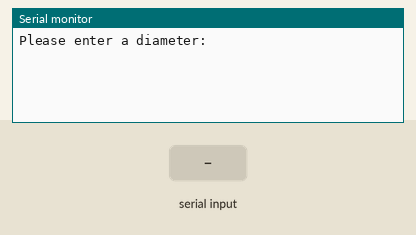
Simulated run of this sketch. Board: Arduino Uno, built with avr-gcc and run on an emulated ATmega328P. Shown: the last lines printed to the serial monitor. Inputs (shaded band) come from the test bench.

Above: at 1.2 s.
1.3 s: "90,45\n" received over Serial
At 1.39 s:
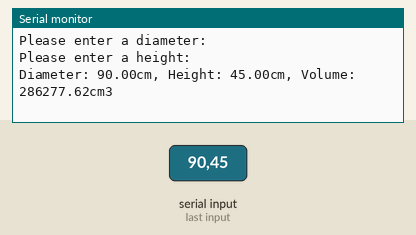
2.8 s: "30,150\n" received over Serial
At 5.1 s:
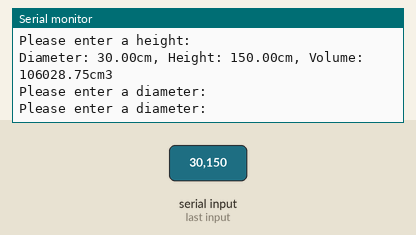

Measured:
- after the input at 1.3 s, the serial monitor: prints a new line at once (image 1)
- after the input at 2.8 s, the serial monitor: prints a new line at once (image 2)

The sketch:

les3.ino
```cpp
#include "math.h"
float diameter;
float hoogte;

void setup() {
  Serial.begin(9600);
}

void loop() {
  while(diameter == 0){
    Serial.println("Please enter a diameter: ");
    while (Serial.available()==0) {

    }
    diameter=Serial.parseFloat();
  }
  while(hoogte == 0){
    Serial.println("Please enter a height: ");
    while (Serial.available()==0)  {

    }
    hoogte=Serial.parseInt();
  }
  calculateVolume(diameter, hoogte);
  diameter = 0;
  hoogte = 0;

}

void calculateVolume(float diameter, float height){
  float volume = PI * pow((diameter / 2), 2)* height;
  Serial.print("Diameter: ");
  Serial.print(diameter);
  Serial.print("cm");
  Serial.print(", Height: ");
  Serial.print(height);
  Serial.print("cm");
  Serial.print(", Volume: ");
  Serial.print(volume);
  Serial.println("cm3");
  Serial.println("");
}
```
